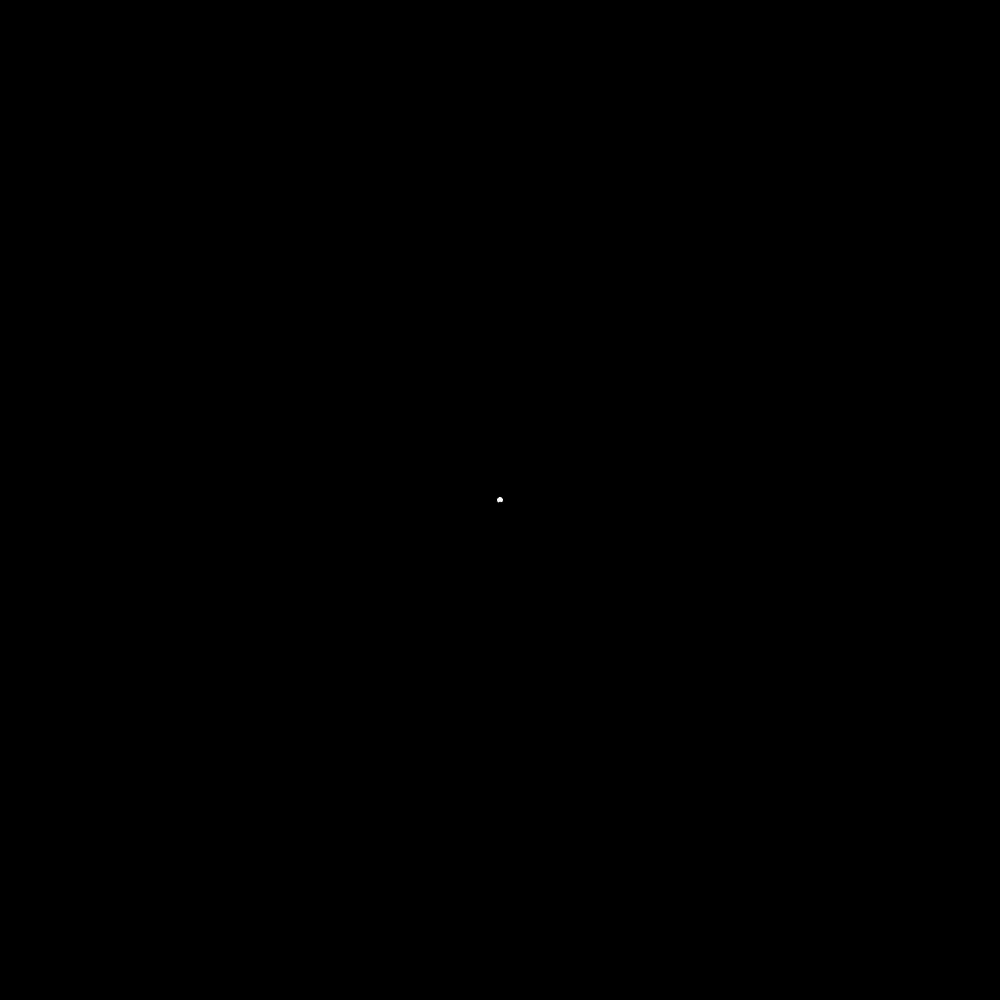
Frame 1 (no input)
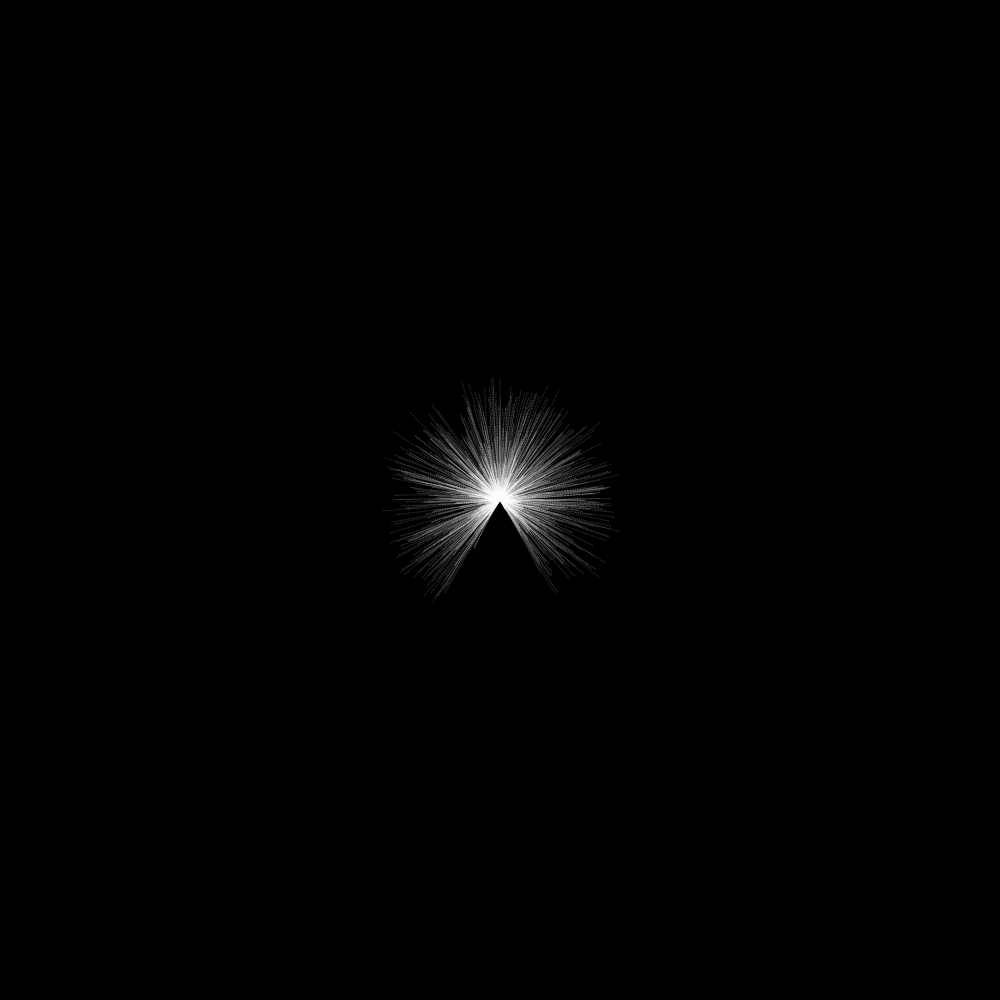
Frame 60 (the mouse pressed at the canvas centre just before this capture)
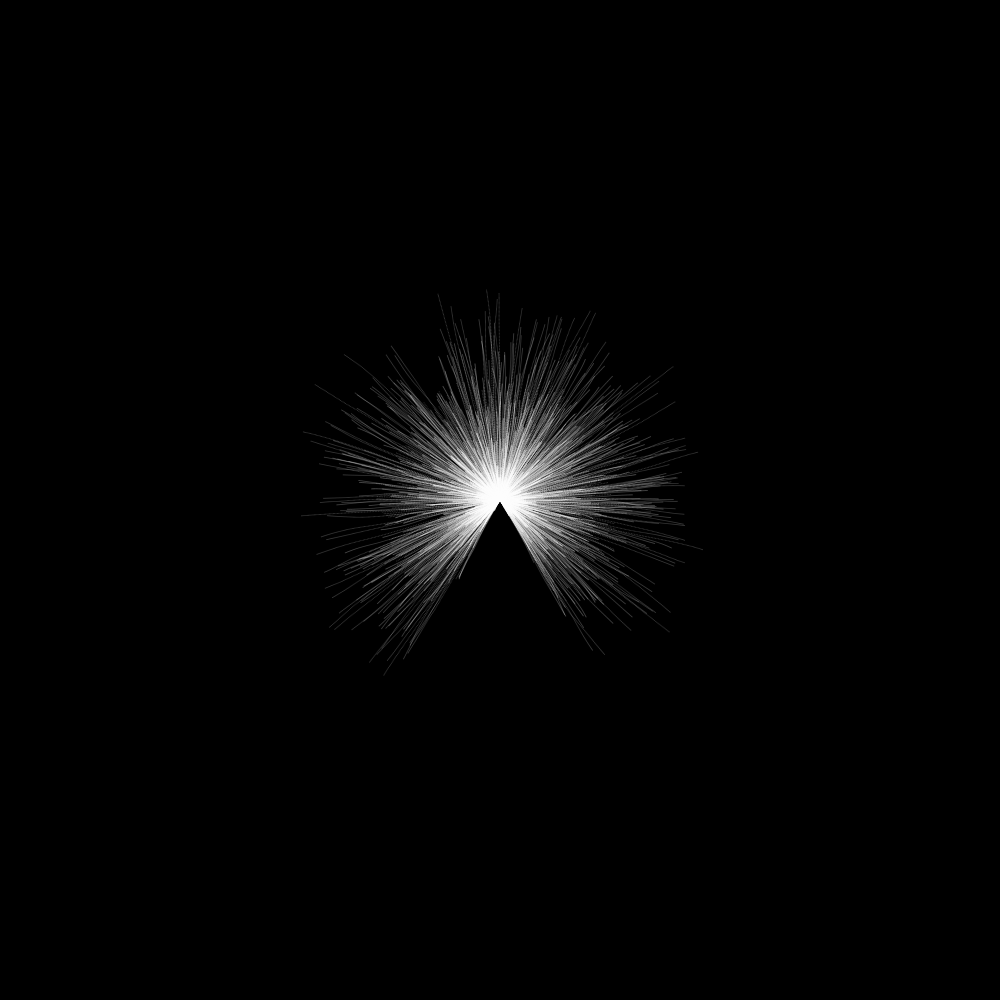
Frame 120 (the mouse held since frame 60 and released just before this capture)

The Processing sketch that drew these frames (run headless with seeded random() and noise(); from frame 60 on, the mouse is pressed at the canvas centre):

// Processing sketch: volcano
// ── volcano.pde
// renaud.jean-francois(arobas)uqam(point)ca
// Syntaxe Processing version 3.1.1
// vendredi, 22 juillet 2016

ArrayList<Mobile> mobiles = new ArrayList<Mobile>();
int nbMob = 1000;
float secteurAngle, axeCentral, taille, opaciteInit;
boolean onSauve = false;

void nouveauxMobiles() {
  secteurAngle = 300;
  axeCentral = 270;
  taille = 1;
  opaciteInit = 0.25;
  for (int i = 0; i < nbMob; i++) {
    mobiles.add(new Mobile(new PVector(width*0.5, height*0.5, 0), radians((axeCentral+random(secteurAngle))-secteurAngle*0.5), random(0.1, 2.5), random(0.005, 0.01), random(0.005, 0.01), taille, opaciteInit));
  }
}

void setup() {
  size(1000, 1000);
  pixelDensity(displayDensity());
  background(0);
  fill(255);
  noStroke();

  // une valeur comme 0.54321 permet approximativement de recentrer les valeurs du noise
  noiseDetail(4, 0.54321); // Valeur par défaut : (4, 0.5)

  nouveauxMobiles();
}

void draw() {
  //background(0);

  for (int i = mobiles.size()-1; i >=0; i--) {
    Mobile m = mobiles.get(i);
    if (m.existe == true) {
      m.update();
      m.display();
    } else {
      mobiles.remove(i);
    }
  }

  if (frameCount%30 == 0) {
  }
  
  if (mobiles.size() == 0) {
    //nouveauxMobiles();
  }

  if (onSauve) {
    save("rendu.tga");
    exit();
  }

  //println(mobiles.size());
}

class Mobile {
  // Variables membres:
  PVector loc, vel, sourceLoc, initVel, velPrec, fFriction, fDeriv, fDerivPerp, fDerivPerpOpposee;
  float initTheta, coefFriction, coefDeriv, mapAmpli, amp1, amp2, noiseSpeed, opacite, tailleMob, chrono, delai;
  int offsetTemps1, offsetTemps2;
  boolean bouge, existe;

  // Constructeur:
  Mobile(PVector _sl, float _it, float _mv, float _cf, float _cd, float _t, float _o) {
    // Position initiale du mobile
    sourceLoc = _sl.copy();
    // Position changeante du mobile
    loc = sourceLoc.copy();

    // Orientation et vélocité initiales
    initTheta = _it;
    initVel = PVector.fromAngle(initTheta);
    // Vélocité changeante du mobile
    vel = initVel.copy();
    // Puis on fixe l’envergure de la première enjambée de notre vecteur.
    vel.setMag(_mv);
    // On prend note de la vélocité dans l’historique…
    // La valeur de cette variable doit être égale ou supérieure,
    // sans quoi la condition de la méthode update()
    // s’appliquerait dès la création de l’objet
    velPrec = vel.copy();

    // Création d’une force de friction
    fFriction = vel.copy();
    // Inversion de la direction du vecteur
    fFriction.mult(-1);
    // Ajustement de la force par rapport à la vitesse
    coefFriction = _cf;
    fFriction.mult(coefFriction);


    coefDeriv = _cd;
    // Création de deux forces aléatoires opposées, perpendiculaires à la vélocité
    if (coefDeriv > 0) {
      mapAmpli = map(coefDeriv, 0, 1, 0, vel.mag());
      offsetTemps1 = int(random(12345));
      offsetTemps2 = int(random(12345));
      noiseSpeed = 0.005;

      fDerivPerp = vel.copy();
      fDerivPerp.normalize();
      fDerivPerp.rotate(HALF_PI);
      fDerivPerpOpposee = fDerivPerp.copy();
      fDerivPerpOpposee.mult(-1);

      amp1 = (noise((millis()+offsetTemps1)*noiseSpeed))*mapAmpli;
      amp1 = constrain(amp1, 0, mapAmpli);
      amp2 = (noise((millis()+offsetTemps2)*noiseSpeed))*mapAmpli;
      amp2 = constrain(amp2, 0, mapAmpli);

      fDerivPerp.setMag(amp1);
      fDerivPerpOpposee.setMag(amp2);
    }

    // État du mobile
    bouge = true;
    existe = true;

    // Taille du mobile lorsqu’il est affiché (méthode display)
    tailleMob = _t;
    // Opacité (normalisée) du mobile
    opacite = _o;
    // Durée d’existence après l’arrêt du mobile
    delai = 4;
  }

  // Méthodes:

  void update() {
    // La comparaison permet de savoir si le mobile est en train de rebrousser chemin
    if (vel.mag() > velPrec.mag()) {
      // On veut donc arrêter le mobile
      bouge = false;
      // On lance le décompte
      chrono = millis();
    }

    if (bouge) {
      // Mise en mémoire de la vélocité AVANT les nouveaux calculs
      velPrec = vel.copy();

      // mise à jour de la force perpendiculaire (suivant l’orientation de la vélocité)
      fDerivPerp = vel.copy();
      fDerivPerp.normalize();
      fDerivPerp.rotate(HALF_PI);
      fDerivPerpOpposee = fDerivPerp.copy();
      fDerivPerpOpposee.mult(-1);

      // mise à jour de la force de friction (toujours en direction opposée à la vélocité)
      fFriction = vel.copy();
      fFriction.mult(-1);
      fFriction.mult(coefFriction);

      // et selon la force aléatoire de dérivation, le cas échéant
      if (coefDeriv > 0) {

        amp1 = (noise((millis()+offsetTemps1)*noiseSpeed))*mapAmpli;
        amp1 = constrain(amp1, 0, mapAmpli);
        amp2 = (noise((millis()+offsetTemps2)*noiseSpeed))*mapAmpli;
        amp2 = constrain(amp2, 0, mapAmpli);


        fDerivPerp.setMag(amp1);
        fDerivPerpOpposee.setMag(amp2);

        // Addition des deux forces perpendiculaires contraires
        fDeriv = PVector.add(fDerivPerp, fDerivPerpOpposee);
        // Mise à jour de la vélocité selon la force de dérivation finale
        // Remarque : celle-ci demeure perpendiculaire
        // et ne ralenti pas le mobile comme tel.
        vel.add(fDeriv);
      }

      // Mise à jour de la vélocité selon la force de friction
      vel.add(fFriction);
    } else {
      // On est prêt à arrêter le mouvement du mobile
      vel.set(0, 0, 0);
      // Modification de l’apparence entre l’arrêt et la disparition du mobile
      tailleMob*=0.975;
      //tailleMob*=1.0025;
      opacite*=0.975;
    }


    // Mise à jour de l'emplacement selon la vélocité, en poursuivant le ralentissement
    loc.add(vel);

    // Délai en secondes entre l’arrêt du mobile et sa disparition du ArrayList
    if ((((millis()-chrono)*0.001) > delai)&&(!bouge)) {
      existe = false;
    }
  }


  void display() {
    pushStyle();
    fill(255, map(opacite, 0, 1, 0, 255));
    noStroke();
    ellipse(loc.x, loc.y, tailleMob, tailleMob);
    popStyle();
  }
}


void mousePressed() {
  nouveauxMobiles();
}

void keyPressed() {
  onSauve = true;
}
